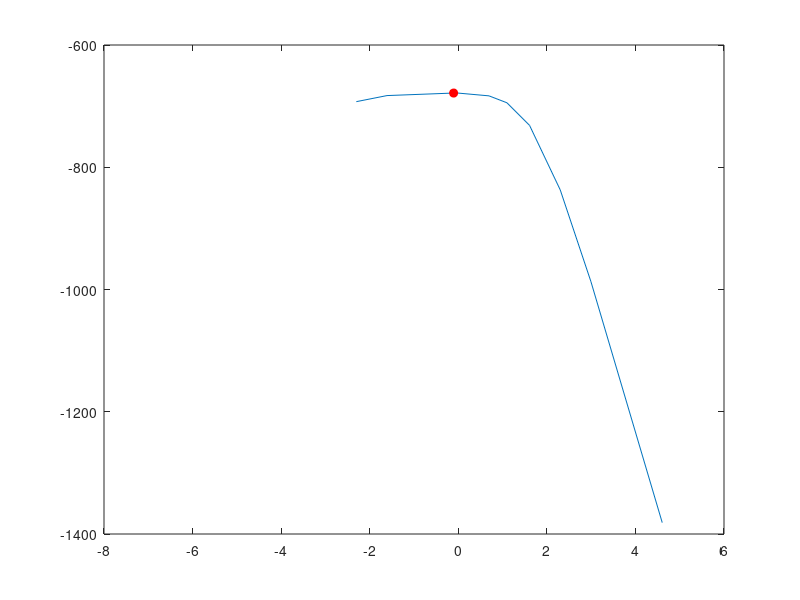

This chart was generated by the following MATLAB code: (Note: this script raises an error after producing the figure.)
clc;
clear;
close all;

% Part (a)
N = 1000;
X = normrnd(0, 4, [N 1]); % Note: it's mu, sigma and not mu, sigma^2
% Train-Test split
rng(10); % Seed for reproducible results
random_indices = randperm(N);
n = 750;
T = X(random_indices(1:n)); % Test set
m = 250;
V = X(random_indices(n+1:end)); % Validation set

% Part (c): Subpart I
sigmas = [0.001 0.1 0.2 0.9 1 2 3 5 10 20 100];
ll = zeros(1, length(sigmas));
for s = 1:length(sigmas)
    sum_1 = 0;
    for j = 1:m
        numerator   = -((T - V(j)).^2);
        denominator = 2*(sigmas(s)^2);
        term_1 = exp(numerator ./ denominator);
        sum_1 = sum_1 + log(sum(term_1));
    end
    ll(s) = sum_1 - m*log(n*sigmas(s)*sqrt(2*pi));
end

% Compute the maximum:
ll_max = max(ll);
sigma_max = sigmas(ll == ll_max);

% Printing
fprintf("%.4f\n", sigma_max);

% Plotting
figure;
plot(log(sigmas), ll);
hold on;
point = plot(log(sigma_max), ll_max, "ro");
set(point, 'MarkerFaceColor', get(point,'Color')); % fills the dot
xline(log(sigma_max), "--");
yline(ll_max, "--");
xlabel("log(\sigma)");
ylabel("log-likelihood");
ylim([min(ll)-100 max(ll)+100]);
title("log-likelihood vs log(\sigma)");
hold off;

% Part (c): Subpart II
x = -8:0.1:8;
estimates = zeros(1, length(x));
for i = 1:length(x)
    numerator   = -((T-x(i)).^2);
    denominator = 2*(sigma_max^2);
    estimates(i) = (1/(n*sigma_max*sqrt(2*pi)))*sum(exp(numerator ./ denominator));
end
actual = normpdf(x, 0, 4);

% Plotting
figure;
plot(x, estimates);
hold on;
plot(x, actual, "r");
xlabel("$x$", "Interpreter", "Latex");
ylabel("$\hat{p_n}(x; \sigma)$", "Interpreter", "Latex");
title("$\hat{p_n}(x; \sigma)$ vs x", "Interpreter", "Latex");
legend("Estimate", "True");
hold off;

% Part (d)
p_x = normpdf(V, 0, 4);
D = zeros(1, length(sigmas));
for s = 1:length(sigmas)
    sum_1 = 0;
    for j = 1:m
        numerator   = -((T - V(j)).^2);
        denominator = 2*(sigmas(s)^2);
        d = (1/(n*sigmas(s)*sqrt(2*pi)))*sum(exp(numerator ./ denominator));
        sum_1 = sum_1 + (p_x(j) - d).^2;
    end
    D(s) = sum_1;
end

min_D = min(D);
sigma_best_2 = sigmas(D == min_D);

figure;
plot(log(sigmas), D);
hold on;
point = plot(log(sigma_best_2), min_D, "ro");
set(point, 'MarkerFaceColor', get(point,'Color')); % fills the dot
xline(log(sigma_best_2), "--");
yline(min_D, "--");
ylim([min(D)-1, max(D)+1]);
xlabel("$\log(\sigma)$", "Interpreter", "Latex");
ylabel("D", "Interpreter", "Latex");
title("D vs $log(\sigma)$", "Interpreter", "Latex");
hold off;
